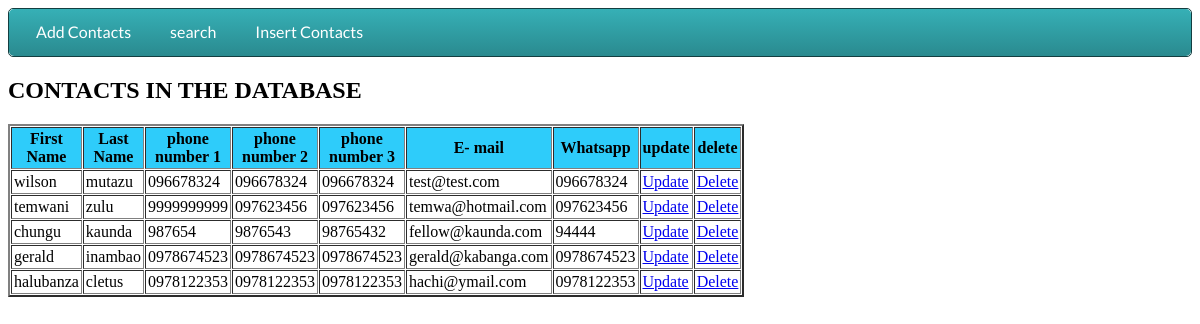
/table.php (signed in), run on the app's committed database.
### tables this page shows
CREATE TABLE `new_record` (
  `id` int(50) NOT NULL,
  `fname` varchar(50) DEFAULT NULL,
  `lname` varchar(50) DEFAULT NULL,
  `phone1` varchar(50) DEFAULT NULL,
  `phone2` varchar(50) DEFAULT NULL,
  `phone3` varchar(50) DEFAULT NULL,
  `email` varchar(50) DEFAULT NULL,
  `whatsapp` varchar(50) DEFAULT NULL
);

### table.php (the view, shortened to what this page needs)
<html <html lang=''>
<head>
   <link rel="stylesheet" href="styles.css">
</head>
<body>
   <div id='cssmenu'>
      <ul>
         <li class=''><a href='index.php'><span>Add Contacts</span></a></li>
         <li><a href='search_form.php'><span>search</span></a></li>
         <li><a href='index.php'><span>Insert Contacts</span></a></li>
         <li class='last'><a href='#'><span></span></a></li>
      </ul>
   </div>
   <h2> CONTACTS IN THE DATABASE </h2>
   <table width="400" border="2" cellpadding="2" cellspacing='1'>
      <tr bgcolor="#2ECCFA">
         <th>First Name</th>
         <th>Last Name</th>
         <th>phone number 1</th>
         <th>phone number 2</th>
         <th>phone number 3</th>
         <th>E- mail</th>
         <th>Whatsapp</th>
         <th>update</th>
         <th>delete</th>
      </tr>
      <?php
      $con = new mysqli('localhost', 'root', '', 'phone_book');
      $sql = "select * from new_record";
      $result = $con->query($sql);
      ?>
      <?php foreach ($result as $r) : ?>
         <tr>
            <td><?= $r['fname'] ?></td>
            <td><?= $r['lname'] ?></td>
            <td><?= $r['phone1'] ?></td>
            <td><?= $r['phone2'] ?></td>
            <td><?= $r['phone3'] ?></td>
            <td><?= $r['email'] ?></td>
            <td><?= $r['whatsapp'] ?></td>
            <td><a href="./update_form.php?id=<?= $r['id'] ?>">Update</a></td>
            <td><a href="./delete.php?id=<?= $r['id'] ?>">Delete</a></td>
         </tr>
      <?php endforeach; ?>
   </table>
</body>
</html>

### styles.css (style rules this page uses)
#cssmenu ul, #cssmenu li, #cssmenu a { list-style: none; margin: 0; padding: 0; border: 0; line-height: 1; font-family: 'Lato', sans-serif; }
#cssmenu { border: 1px solid #133e40; -webkit-border-radius: 5px; -moz-border-radius: 5px; -ms-border-radius: 5px; -o-border-radius: 5px; border-radius: 5px; width: auto; }
#cssmenu ul { zoom: 1; background: #36b0b6; background: -moz-linear-gradient(top, #36b0b6 0%, #2a8a8f 100%); background: -webkit-gradient(linear, left top, left bottom, color-stop(0%, #36b0b6), color-stop(100%, #2a8a8f)); background: -webkit-linear-gradient(top, #36b0b6 0%, #2a8a8f 100%); background: -o-linear-gradient(top, #36b0b6 0%, #2a8a8f 100%); background: -ms-linear-gradient(top, #36b0b6 0%, #2a8a8f 100%); background: linear-gradient(top, #36b0b6 0%, #2a8a8f 100%); filter: progid:DXImageTransform.Microsoft.gradient(startColorstr='@top-color', endColorstr='@bottom-color', GradientType=0); padding: 5px 10px; -webkit-border-radius: 5px; -moz-border-radius: 5px; -ms-border-radius: 5px; -o-border-radius: 5px; border-radius: 5px; }
#cssmenu ul:before { content: ''; display: block; }
#cssmenu ul:after { content: ''; display: table; clear: both; }
#cssmenu li { float: left; margin: 0 5px 0 0; border: 1px solid transparent; }
#cssmenu li a { -webkit-border-radius: 5px; -moz-border-radius: 5px; -ms-border-radius: 5px; -o-border-radius: 5px; border-radius: 5px; padding: 8px 15px 9px 15px; display: block; text-decoration: none; color: #ffffff; border: 1px solid transparent; font-size: 16px; }

### data on the page
new_record: fname "wilson", lname "mutazu", phone1 "096678324", phone2 "096678324", phone3 "096678324", email "test@test.com", whatsapp "096678324"
new_record: fname "temwani", lname "zulu", phone1 "9999999999", phone2 "097623456", phone3 "097623456", email "temwa@hotmail.com", whatsapp "097623456"
new_record: fname "chungu", lname "kaunda", phone1 "987654", phone2 "9876543", phone3 "98765432", email "fellow@kaunda.com", whatsapp "94444"
new_record: fname "gerald", lname "inambao", phone1 "0978674523", phone2 "0978674523", phone3 "0978674523", email "gerald@kabanga.com", whatsapp "0978674523"
new_record: fname "halubanza", lname "cletus", phone1 "0978122353", phone2 "0978122353", phone3 "0978122353", email "hachi@ymail.com", whatsapp "0978122353"
